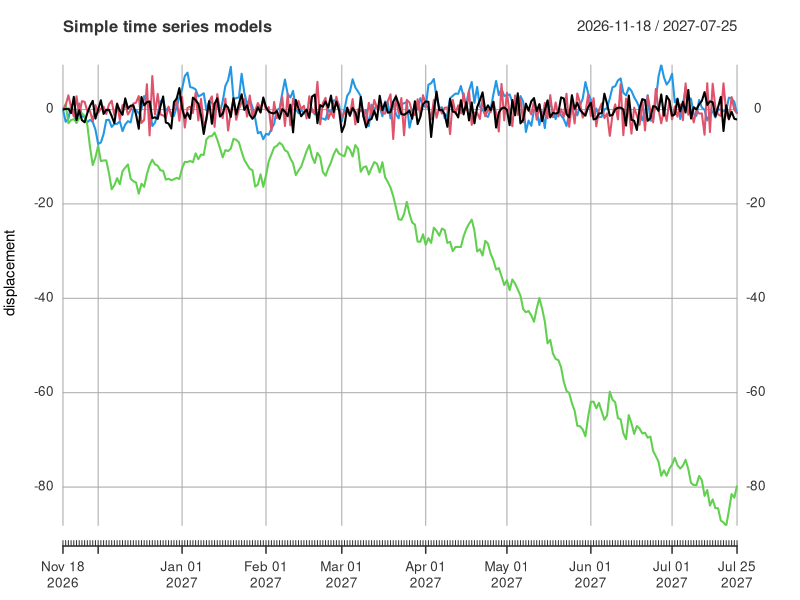
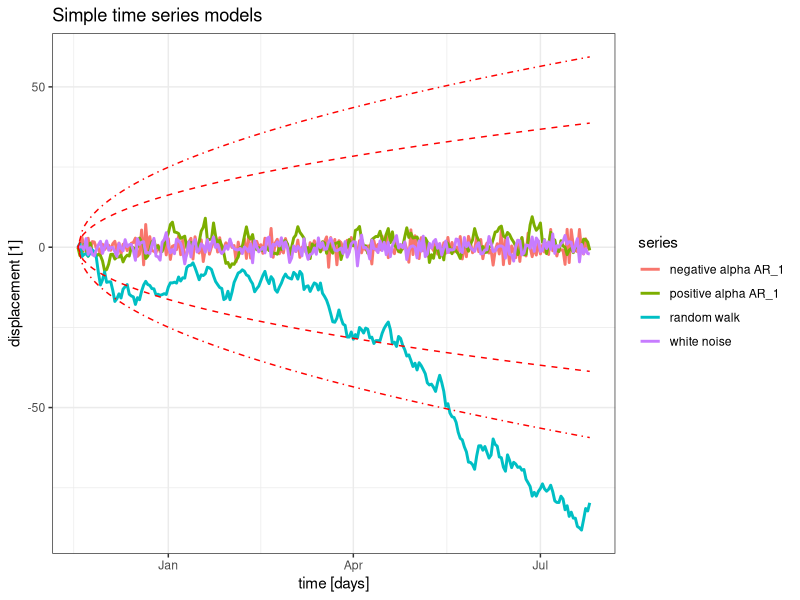
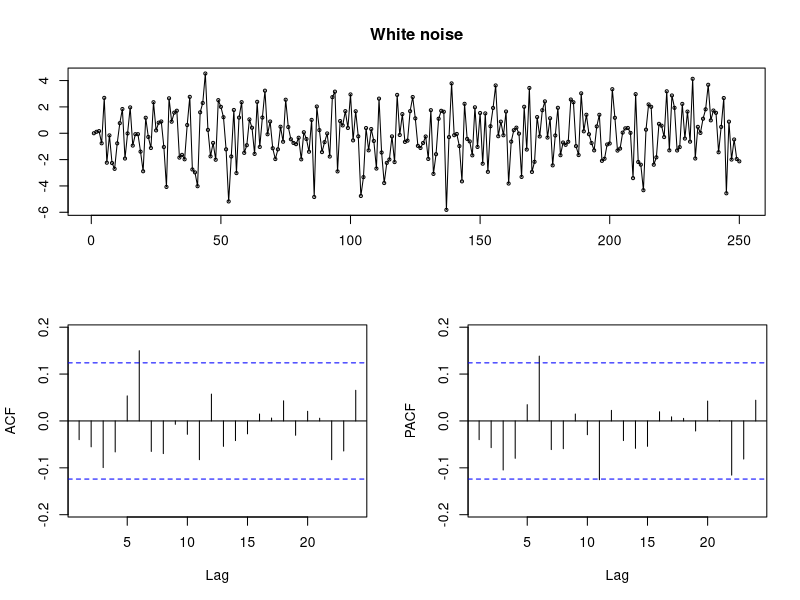
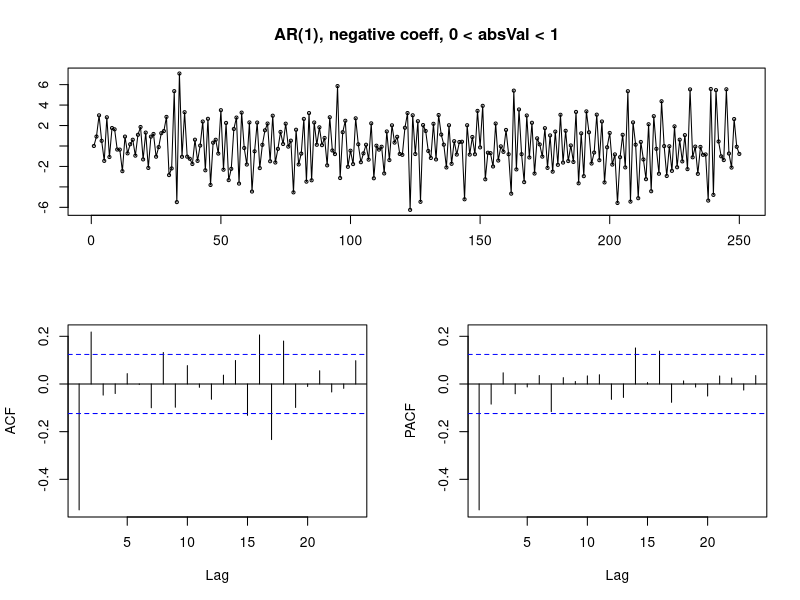
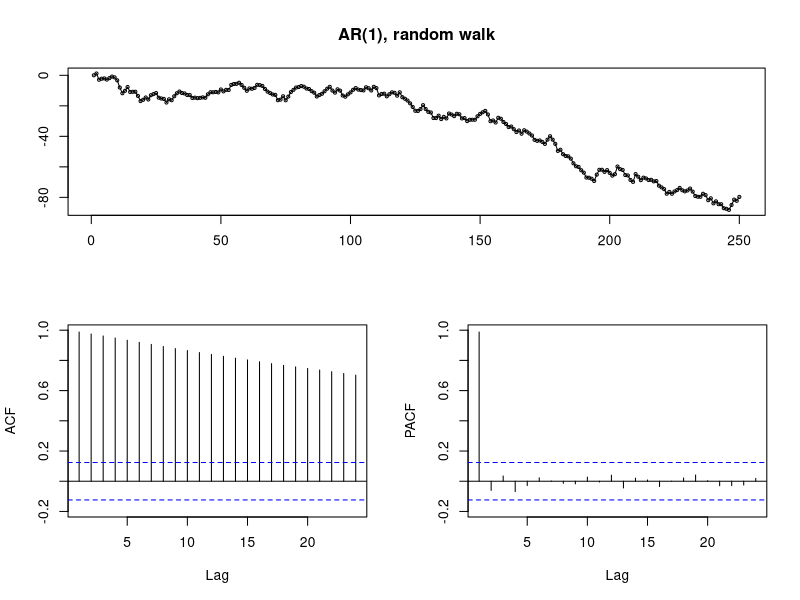
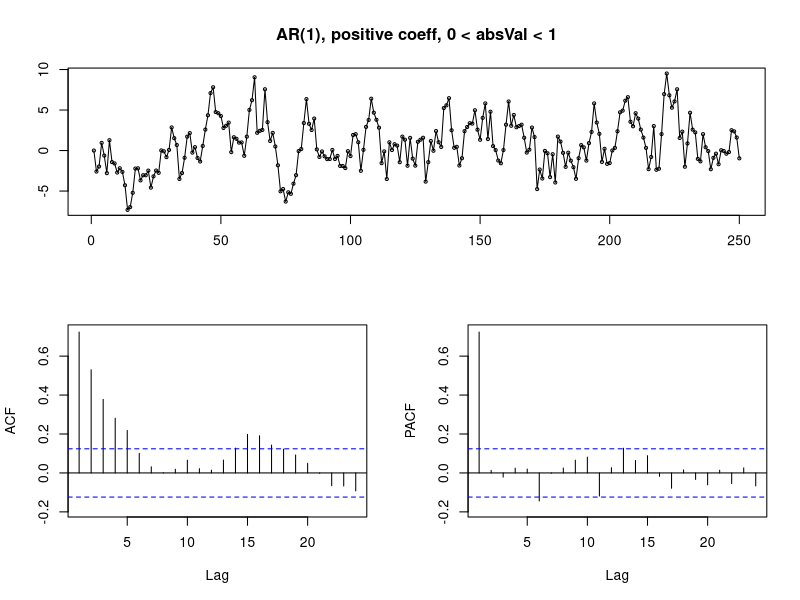
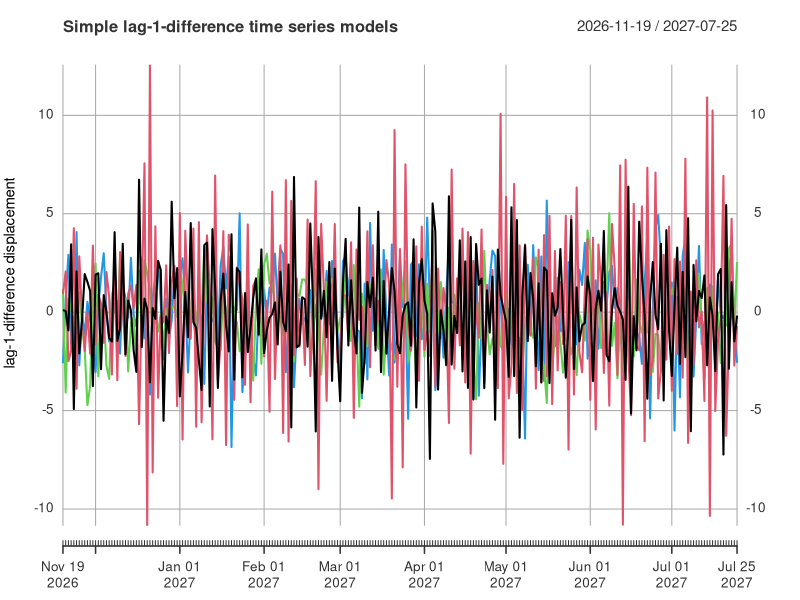
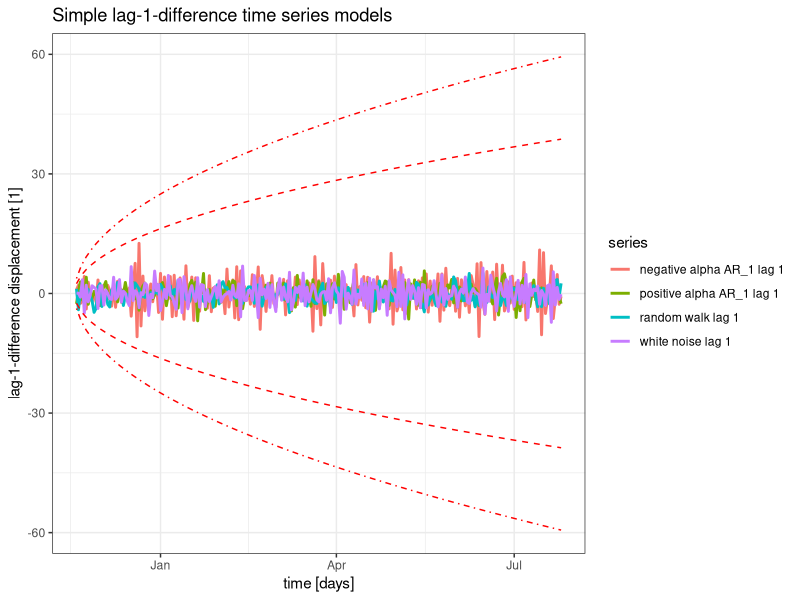

Generate these figures, in order, with R:
## ---- chunk 1
knitr::opts_chunk$set(echo = TRUE)
## ---- chunk 2
library(tidyverse)
library(xts)
library(forecast)
library(urca)
## ---- chunk 3
n <- 250
alpha <- 0.75
sigma <- 2.0
## ---- chunk 4
time <- Sys.Date() + 0:(n - 1)
## ---- chunk 5
ar_one_process <-
  function(n,
           y0 = 0,
           alpha = 1,
           sigma = 1) {
    
    y <- vector(mode = "numeric", length = n)
    y[1] <- y0
    
    # Gaussian white noise
    w <- rnorm(n = n, mean = 0, sd = sigma)
    
    # alternative: Gossetian white noise (df = 2)
    # w <- rt(n = n , df = 2)
    
    for (i in 2:n) {
      y[i] <- alpha * y[i - 1] + w[i]
    }
    
    return(y)
    
  }
## ---- chunk 6
data <-
  tibble::tibble(
    y1 = ar_one_process(n = n, y0 = 0, alpha = 0.0, sigma = sigma),
    y2 = ar_one_process(n = n, y0 = 0, alpha = -alpha, sigma = sigma),
    y3 = ar_one_process(n = n, y0 = 0, alpha = 1.0, sigma = sigma),
    y4 = ar_one_process(n = n, y0 = 0, alpha = alpha, sigma = sigma)
  )
## ---- chunk 7
y_xts <-
  xts::xts(
    x = data,
    order.by = time,
    frequency = 1,
    unique = TRUE
  )
## ---- chunk 8
quantileLineNorm <-
  function(x,
           sign = 1,
           prob = 0.89,
           sigma = 1.0) {
    t1 <- (x - Sys.Date())
    t2 <- as.numeric(t1)
    out <- sign * qnorm(p = prob, mean = 0, sd = sigma) * sqrt(t2)
    return(out)
  }
## ---- chunk 9
plot.xts(
  x = y_xts ,
  main = "Simple time series models" ,
  xlab = "time" ,
  ylab = "displacement"
)
## ---- chunk 10
mseries <-
  cbind(y_xts$y1 ,
        y_xts$y2 ,
        y_xts$y3 ,
        y_xts$y4)
names(mseries) <-
  c("white noise" ,
    "negative alpha AR_1" ,
    "random walk" ,
    "positive alpha AR_1")
index(mseries) <-
  as.Date(index(mseries))

broom::tidy(x = mseries) %>%
  ggplot(data = .,
         mapping = aes(x = index, y = value, colour = series)) +
  geom_line(size = 1.0) +
  labs(title = "Simple time series models") +
  xlab(label = "time [days]") +
  ylab(label = "displacement [1]") +
  stat_function(
    fun = quantileLineNorm,
    args = list(sign = 1,
                prob = 0.89,
                sigma = sigma),
    linetype = "dashed",
    colour = "red"
  ) +
  stat_function(
    fun = quantileLineNorm,
    args = list(
      sign = -1,
      prob = 0.89,
      sigma = sigma
    ),
    linetype = "dashed",
    colour = "red"
  ) +
  stat_function(
    fun = quantileLineNorm,
    args = list(sign = 1,
                prob = 0.97,
                sigma = sigma),
    linetype = "dotdash",
    colour = "red"
  ) +
  stat_function(
    fun = quantileLineNorm,
    args = list(
      sign = -1,
      prob = 0.97,
      sigma = sigma
    ),
    linetype = "dotdash",
    colour = "red"
  ) +
  theme_bw()
## ---- chunk 11
forecast::tsdisplay(
  x = y_xts$y1,
  plot.type = "partial",
  points = TRUE,
  ci.type = "white",
  na.action = na.pass,
  main = "White noise"
)
## ---- chunk 12
forecast::tsdisplay(
  x = y_xts$y2,
  plot.type = "partial",
  points = TRUE,
  ci.type = "white",
  na.action = na.pass,
  main = "AR(1), negative coeff, 0 < absVal < 1"
)
## ---- chunk 13
forecast::tsdisplay(
  x = y_xts$y3,
  plot.type = "partial",
  points = TRUE,
  ci.type = "white",
  na.action = na.pass,
  main = "AR(1), random walk"
)
## ---- chunk 14
forecast::tsdisplay(
  x = y_xts$y4,
  plot.type = "partial",
  points = TRUE,
  ci.type = "white",
  na.action = na.pass,
  main = "AR(1), positive coeff, 0 < absVal < 1"
)
## ---- chunk 15
coredata(y_xts) %>%
  apply(
    X = .,
    MARGIN = 2,
    FUN = ur.df,
    type = "none",
    #lags = 32 ,
    selectlags = "AIC"
  ) %>%
  map(function(urca.element) {
    return(
      tibble(
        critical_values = as.data.frame(urca.element@cval) %>%
          filter(row_number() == 1),
        test_statistic = urca.element@teststat
      )
    )
  }) %>%
  map(function(results_table) {
    results_table %>%
      transmute(
        .data = .,
        `0.01` = .$critical_values$`1pct`,
        `0.05` = .$critical_values$`5pct`,
        `0.10` = .$critical_values$`10pct`,
        teststat = .$test_statistic
      )
  }) %>%
  bind_rows(.id = "time_series")
## ---- chunk 16
coredata(y_xts) %>%
  apply(
    X = .,
    MARGIN = 2,
    FUN = ur.kpss,
    type = "mu" ,
    lags = "long"
  ) %>%
  map(function(urca.element) {
    return(
      tibble(
        critical_values = as.data.frame(urca.element@cval) %>%
          filter(row_number() == 1),
        test_statistic = urca.element@teststat
      )
    )
  }) %>%
  map(function(results_table) {
    results_table %>%
      transmute(
        .data = .,
        `0.01` = .$critical_values$`1pct`,
        `0.05` = .$critical_values$`5pct`,
        `0.10` = .$critical_values$`10pct`,
        teststat = .$test_statistic
      )
  }) %>%
  bind_rows(.id = "time_series")
## ---- chunk 17
y_diff_xts <- diff(x = y_xts, lag = 1) %>%
  na.omit(object = .)
## ---- chunk 18
plot.xts(
  x = y_diff_xts ,
  main = "Simple lag-1-difference time series models" ,
  xlab = "time" ,
  ylab = "lag-1-difference displacement"
)
## ---- chunk 19
mseries2 <-
  cbind(y_diff_xts$y1 ,
        y_diff_xts$y2 ,
        y_diff_xts$y3 ,
        y_diff_xts$y4)
names(mseries2) <-
  c(
    "white noise lag 1" ,
    "negative alpha AR_1 lag 1" ,
    "random walk lag 1" ,
    "positive alpha AR_1 lag 1"
  )
index(mseries2) <-
  as.Date(index(mseries2))

broom::tidy(x = mseries2) %>%
  ggplot(data = .,
         mapping = aes(x = index, y = value, colour = series)) +
  geom_line(size = 1.0) +
  labs(title = "Simple lag-1-difference time series models") +
  xlab(label = "time [days]") +
  ylab(label = "lag-1-difference displacement [1]") +
  stat_function(
    fun = quantileLineNorm,
    args = list(sign = 1,
                prob = 0.89,
                sigma = sigma),
    linetype = "dashed",
    colour = "red"
  ) +
  stat_function(
    fun = quantileLineNorm,
    args = list(
      sign = -1,
      prob = 0.89,
      sigma = sigma
    ),
    linetype = "dashed",
    colour = "red"
  ) +
  stat_function(
    fun = quantileLineNorm,
    args = list(sign = 1,
                prob = 0.97,
                sigma = sigma),
    linetype = "dotdash",
    colour = "red"
  ) +
  stat_function(
    fun = quantileLineNorm,
    args = list(
      sign = -1,
      prob = 0.97,
      sigma = sigma
    ),
    linetype = "dotdash",
    colour = "red"
  ) +
  theme_bw()
## ---- chunk 20
forecast::tsdisplay(
  x = y_diff_xts$y1,
  plot.type = "partial",
  points = TRUE,
  ci.type = "white",
  na.action = na.pass,
  main = "Lag-1-difference white noise"
)
## ---- chunk 21
forecast::tsdisplay(
  x = y_diff_xts$y2,
  plot.type = "partial",
  points = TRUE,
  ci.type = "white",
  na.action = na.pass,
  main = "Lag-1-difference AR(1), negative coeff, 0 < absVal < 1"
)
## ---- chunk 22
forecast::tsdisplay(
  x = y_diff_xts$y3,
  plot.type = "partial",
  points = TRUE,
  ci.type = "white",
  na.action = na.pass,
  main = "Lag-1-difference AR(1), random walk"
)
## ---- chunk 23
forecast::tsdisplay(
  x = y_diff_xts$y4,
  plot.type = "partial",
  points = TRUE,
  ci.type = "white",
  na.action = na.pass,
  main = "Lag-1-difference AR(1), positive coeff, 0 < absVal < 1"
)
## ---- chunk 24
coredata(y_diff_xts) %>%
  apply(
    X = .,
    MARGIN = 2,
    FUN = ur.df,
    type = "none",
    #lags = 32 ,
    selectlags = "AIC"
  ) %>%
  map(function(urca.element) {
    return(
      tibble(
        critical_values = as.data.frame(urca.element@cval) %>%
          filter(row_number() == 1),
        test_statistic = urca.element@teststat
      )
    )
  }) %>%
  map(function(results_table) {
    results_table %>%
      transmute(
        .data = .,
        `0.01` = .$critical_values$`1pct`,
        `0.05` = .$critical_values$`5pct`,
        `0.10` = .$critical_values$`10pct`,
        teststat = .$test_statistic
      )
  }) %>%
  bind_rows(.id = "time_series")
## ---- chunk 25
coredata(y_diff_xts) %>%
  apply(
    X = .,
    MARGIN = 2,
    FUN = ur.kpss,
    type = "mu" ,
    lags = "long"
  ) %>%
  map(function(urca.element) {
    return(
      tibble(
        critical_values = as.data.frame(urca.element@cval) %>%
          filter(row_number() == 1),
        test_statistic = urca.element@teststat
      )
    )
  }) %>%
  map(function(results_table) {
    results_table %>%
      transmute(
        .data = .,
        `0.01` = .$critical_values$`1pct`,
        `0.05` = .$critical_values$`5pct`,
        `0.10` = .$critical_values$`10pct`,
        teststat = .$test_statistic
      )
  }) %>%
  bind_rows(.id = "time_series")
## ---- chunk 26
sessionInfo()
